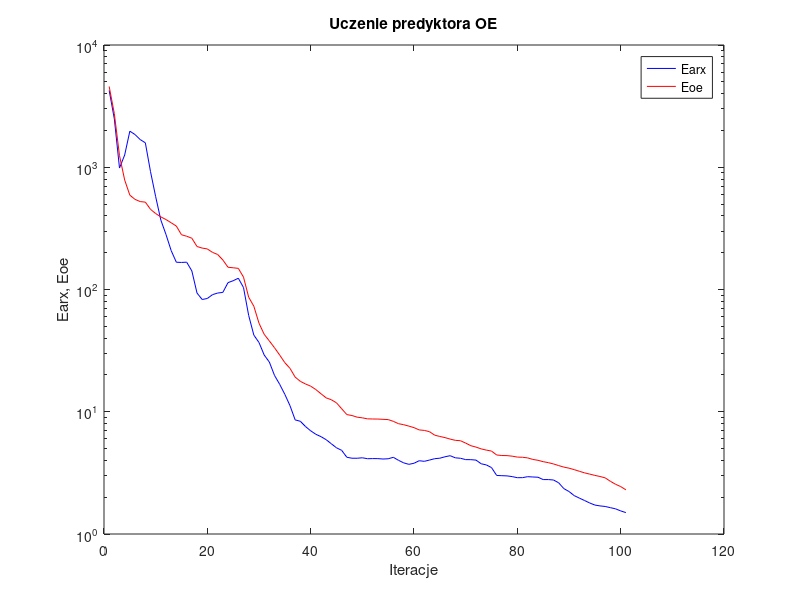
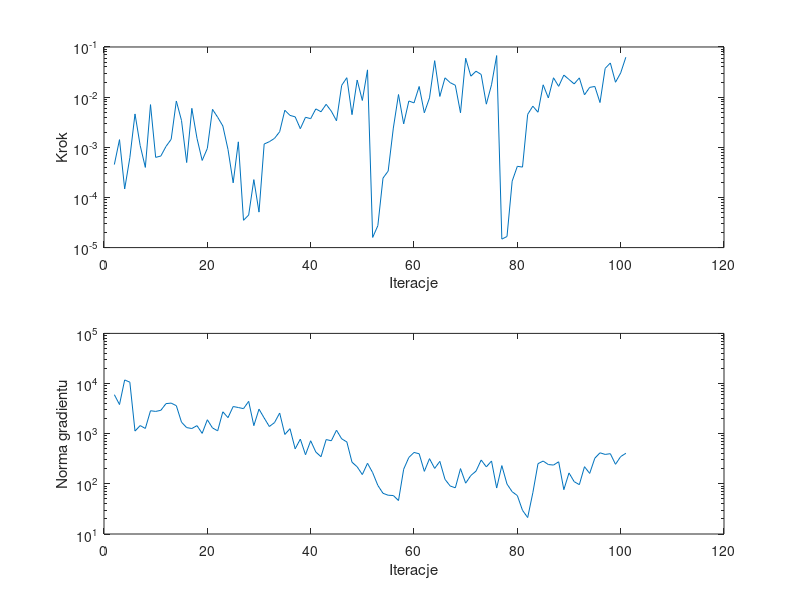

These figures' MATLAB source, in order:
%uczenie predyktora oe
clear all;
n=0; farx(n+1)=4.250370e+003; foe(n+1)=4.575397e+003; wspucz(n+1)=0.000000e+000; ng(n+1)=0.000000e+000;
%odnowa zmiennej metryki
n=1; farx(n+1)=2.483935e+003; foe(n+1)=2.743396e+003; krok(n+1)=4.526501e-004; ng(n+1)=6.001902e+003;
n=2; farx(n+1)=9.850708e+002; foe(n+1)=1.244963e+003; krok(n+1)=1.420248e-003; ng(n+1)=3.814401e+003;
n=3; farx(n+1)=1.259533e+003; foe(n+1)=7.865186e+002; krok(n+1)=1.476158e-004; ng(n+1)=1.179484e+004;
n=4; farx(n+1)=1.973186e+003; foe(n+1)=5.913651e+002; krok(n+1)=6.190058e-004; ng(n+1)=1.064958e+004;
n=5; farx(n+1)=1.851670e+003; foe(n+1)=5.461380e+002; krok(n+1)=4.625835e-003; ng(n+1)=1.128203e+003;
n=6; farx(n+1)=1.685603e+003; foe(n+1)=5.238628e+002; krok(n+1)=1.087346e-003; ng(n+1)=1.452306e+003;
n=7; farx(n+1)=1.584431e+003; foe(n+1)=5.184651e+002; krok(n+1)=3.970634e-004; ng(n+1)=1.272666e+003;
n=8; farx(n+1)=9.216613e+002; foe(n+1)=4.527827e+002; krok(n+1)=7.088910e-003; ng(n+1)=2.868791e+003;
n=9; farx(n+1)=5.743871e+002; foe(n+1)=4.181717e+002; krok(n+1)=6.295194e-004; ng(n+1)=2.781675e+003;
n=10; farx(n+1)=3.698502e+002; foe(n+1)=3.925899e+002; krok(n+1)=6.694872e-004; ng(n+1)=2.922986e+003;
n=11; farx(n+1)=2.816364e+002; foe(n+1)=3.734129e+002; krok(n+1)=1.040544e-003; ng(n+1)=3.978570e+003;
n=12; farx(n+1)=2.081822e+002; foe(n+1)=3.515110e+002; krok(n+1)=1.441974e-003; ng(n+1)=4.073792e+003;
n=13; farx(n+1)=1.671199e+002; foe(n+1)=3.301651e+002; krok(n+1)=8.368557e-003; ng(n+1)=3.617439e+003;
n=14; farx(n+1)=1.664734e+002; foe(n+1)=2.804022e+002; krok(n+1)=3.427028e-003; ng(n+1)=1.696404e+003;
n=15; farx(n+1)=1.673078e+002; foe(n+1)=2.727457e+002; krok(n+1)=4.966995e-004; ng(n+1)=1.323265e+003;
n=16; farx(n+1)=1.419975e+002; foe(n+1)=2.626636e+002; krok(n+1)=5.980899e-003; ng(n+1)=1.268557e+003;
n=17; farx(n+1)=9.356876e+001; foe(n+1)=2.247270e+002; krok(n+1)=1.505777e-003; ng(n+1)=1.448185e+003;
n=18; farx(n+1)=8.284185e+001; foe(n+1)=2.182244e+002; krok(n+1)=5.465324e-004; ng(n+1)=1.015000e+003;
n=19; farx(n+1)=8.444525e+001; foe(n+1)=2.146895e+002; krok(n+1)=9.481985e-004; ng(n+1)=1.896569e+003;
n=20; farx(n+1)=9.075969e+001; foe(n+1)=2.012341e+002; krok(n+1)=5.711090e-003; ng(n+1)=1.302567e+003;
n=21; farx(n+1)=9.356973e+001; foe(n+1)=1.934220e+002; krok(n+1)=3.973217e-003; ng(n+1)=1.140897e+003;
n=22; farx(n+1)=9.467109e+001; foe(n+1)=1.744071e+002; krok(n+1)=2.660052e-003; ng(n+1)=2.733795e+003;
n=23; farx(n+1)=1.138175e+002; foe(n+1)=1.520441e+002; krok(n+1)=9.053002e-004; ng(n+1)=2.089589e+003;
n=24; farx(n+1)=1.179893e+002; foe(n+1)=1.505729e+002; krok(n+1)=1.955288e-004; ng(n+1)=3.482445e+003;
n=25; farx(n+1)=1.236608e+002; foe(n+1)=1.489099e+002; krok(n+1)=1.284363e-003; ng(n+1)=3.326155e+003;
%odnowa zmiennej metryki
n=26; farx(n+1)=1.037942e+002; foe(n+1)=1.262714e+002; krok(n+1)=3.502676e-005; ng(n+1)=3.158162e+003;
n=27; farx(n+1)=6.138487e+001; foe(n+1)=8.656642e+001; krok(n+1)=4.461789e-005; ng(n+1)=4.416948e+003;
n=28; farx(n+1)=4.237537e+001; foe(n+1)=7.296479e+001; krok(n+1)=2.266194e-004; ng(n+1)=1.446813e+003;
n=29; farx(n+1)=3.684173e+001; foe(n+1)=5.299673e+001; krok(n+1)=5.098909e-005; ng(n+1)=3.085390e+003;
n=30; farx(n+1)=2.913738e+001; foe(n+1)=4.302318e+001; krok(n+1)=1.161194e-003; ng(n+1)=2.059076e+003;
n=31; farx(n+1)=2.550154e+001; foe(n+1)=3.795963e+001; krok(n+1)=1.293127e-003; ng(n+1)=1.391039e+003;
n=32; farx(n+1)=1.982557e+001; foe(n+1)=3.339828e+001; krok(n+1)=1.505777e-003; ng(n+1)=1.664181e+003;
n=33; farx(n+1)=1.677169e+001; foe(n+1)=2.909699e+001; krok(n+1)=2.043687e-003; ng(n+1)=2.582224e+003;
n=34; farx(n+1)=1.387983e+001; foe(n+1)=2.520607e+001; krok(n+1)=5.478088e-003; ng(n+1)=9.650274e+002;
n=35; farx(n+1)=1.120833e+001; foe(n+1)=2.263860e+001; krok(n+1)=4.323984e-003; ng(n+1)=1.258991e+003;
n=36; farx(n+1)=8.577846e+000; foe(n+1)=1.920577e+001; krok(n+1)=4.047652e-003; ng(n+1)=4.985344e+002;
n=37; farx(n+1)=8.357068e+000; foe(n+1)=1.773051e+001; krok(n+1)=2.349366e-003; ng(n+1)=7.802424e+002;
n=38; farx(n+1)=7.570653e+000; foe(n+1)=1.687598e+001; krok(n+1)=3.965892e-003; ng(n+1)=3.804657e+002;
n=39; farx(n+1)=6.985262e+000; foe(n+1)=1.619229e+001; krok(n+1)=3.721397e-003; ng(n+1)=7.234492e+002;
n=40; farx(n+1)=6.542448e+000; foe(n+1)=1.518954e+001; krok(n+1)=5.829556e-003; ng(n+1)=4.306223e+002;
n=41; farx(n+1)=6.255664e+000; foe(n+1)=1.403090e+001; krok(n+1)=5.107684e-003; ng(n+1)=3.476820e+002;
n=42; farx(n+1)=5.907409e+000; foe(n+1)=1.298975e+001; krok(n+1)=7.191676e-003; ng(n+1)=7.642274e+002;
n=43; farx(n+1)=5.470647e+000; foe(n+1)=1.253939e+001; krok(n+1)=5.242823e-003; ng(n+1)=7.226554e+002;
n=44; farx(n+1)=5.070353e+000; foe(n+1)=1.182498e+001; krok(n+1)=3.376031e-003; ng(n+1)=1.173676e+003;
n=45; farx(n+1)=4.833390e+000; foe(n+1)=1.058445e+001; krok(n+1)=1.715934e-002; ng(n+1)=7.904877e+002;
n=46; farx(n+1)=4.243908e+000; foe(n+1)=9.477002e+000; krok(n+1)=2.440235e-002; ng(n+1)=6.849680e+002;
n=47; farx(n+1)=4.167393e+000; foe(n+1)=9.315241e+000; krok(n+1)=4.473296e-003; ng(n+1)=2.702138e+002;
n=48; farx(n+1)=4.165903e+000; foe(n+1)=9.028375e+000; krok(n+1)=2.191235e-002; ng(n+1)=2.187094e+002;
n=49; farx(n+1)=4.202090e+000; foe(n+1)=8.918162e+000; krok(n+1)=8.580693e-003; ng(n+1)=1.531942e+002;
n=50; farx(n+1)=4.128849e+000; foe(n+1)=8.746960e+000; krok(n+1)=3.497807e-002; ng(n+1)=2.572809e+002;
%odnowa zmiennej metryki
n=51; farx(n+1)=4.138260e+000; foe(n+1)=8.725278e+000; krok(n+1)=1.595012e-005; ng(n+1)=1.671830e+002;
n=52; farx(n+1)=4.136130e+000; foe(n+1)=8.714789e+000; krok(n+1)=2.733737e-005; ng(n+1)=9.313175e+001;
n=53; farx(n+1)=4.105584e+000; foe(n+1)=8.671640e+000; krok(n+1)=2.431917e-004; ng(n+1)=6.478989e+001;
n=54; farx(n+1)=4.125400e+000; foe(n+1)=8.627255e+000; krok(n+1)=3.355212e-004; ng(n+1)=5.929872e+001;
n=55; farx(n+1)=4.239935e+000; foe(n+1)=8.347258e+000; krok(n+1)=2.419456e-003; ng(n+1)=5.850153e+001;
n=56; farx(n+1)=4.006266e+000; foe(n+1)=7.987062e+000; krok(n+1)=1.127471e-002; ng(n+1)=4.648731e+001;
n=57; farx(n+1)=3.820199e+000; foe(n+1)=7.835809e+000; krok(n+1)=2.929274e-003; ng(n+1)=1.957220e+002;
n=58; farx(n+1)=3.713644e+000; foe(n+1)=7.630619e+000; krok(n+1)=8.378898e-003; ng(n+1)=3.360347e+002;
n=59; farx(n+1)=3.790435e+000; foe(n+1)=7.415241e+000; krok(n+1)=7.680234e-003; ng(n+1)=4.227521e+002;
n=60; farx(n+1)=3.975446e+000; foe(n+1)=7.102720e+000; krok(n+1)=1.631060e-002; ng(n+1)=3.982643e+002;
n=61; farx(n+1)=3.931471e+000; foe(n+1)=7.036104e+000; krok(n+1)=4.874671e-003; ng(n+1)=1.774307e+002;
n=62; farx(n+1)=4.026355e+000; foe(n+1)=6.871652e+000; krok(n+1)=9.659422e-003; ng(n+1)=3.180495e+002;
n=63; farx(n+1)=4.130584e+000; foe(n+1)=6.434560e+000; krok(n+1)=5.335388e-002; ng(n+1)=2.031410e+002;
n=64; farx(n+1)=4.169369e+000; foe(n+1)=6.279880e+000; krok(n+1)=1.032555e-002; ng(n+1)=2.808796e+002;
n=65; farx(n+1)=4.283132e+000; foe(n+1)=6.145284e+000; krok(n+1)=2.426108e-002; ng(n+1)=1.229837e+002;
n=66; farx(n+1)=4.370452e+000; foe(n+1)=5.974294e+000; krok(n+1)=1.945154e-002; ng(n+1)=9.067692e+001;
n=67; farx(n+1)=4.198452e+000; foe(n+1)=5.837328e+000; krok(n+1)=1.725161e-002; ng(n+1)=8.335480e+001;
n=68; farx(n+1)=4.163924e+000; foe(n+1)=5.793086e+000; krok(n+1)=4.872032e-003; ng(n+1)=2.014420e+002;
n=69; farx(n+1)=4.059975e+000; foe(n+1)=5.539770e+000; krok(n+1)=5.962927e-002; ng(n+1)=1.031590e+002;
n=70; farx(n+1)=4.056689e+000; foe(n+1)=5.276823e+000; krok(n+1)=2.617232e-002; ng(n+1)=1.467907e+002;
n=71; farx(n+1)=4.023043e+000; foe(n+1)=5.138860e+000; krok(n+1)=3.285344e-002; ng(n+1)=1.792657e+002;
n=72; farx(n+1)=3.754543e+000; foe(n+1)=4.969777e+000; krok(n+1)=2.835564e-002; ng(n+1)=2.988322e+002;
n=73; farx(n+1)=3.673182e+000; foe(n+1)=4.856491e+000; krok(n+1)=7.242402e-003; ng(n+1)=2.179206e+002;
n=74; farx(n+1)=3.494981e+000; foe(n+1)=4.768860e+000; krok(n+1)=1.761298e-002; ng(n+1)=2.857780e+002;
n=75; farx(n+1)=3.012825e+000; foe(n+1)=4.429328e+000; krok(n+1)=6.736795e-002; ng(n+1)=8.247511e+001;
%odnowa zmiennej metryki
n=76; farx(n+1)=2.999726e+000; foe(n+1)=4.386485e+000; krok(n+1)=1.476242e-005; ng(n+1)=2.312379e+002;
n=77; farx(n+1)=2.988313e+000; foe(n+1)=4.377485e+000; krok(n+1)=1.663763e-005; ng(n+1)=9.903109e+001;
n=78; farx(n+1)=2.947929e+000; foe(n+1)=4.332041e+000; krok(n+1)=2.114007e-004; ng(n+1)=6.969002e+001;
n=79; farx(n+1)=2.887689e+000; foe(n+1)=4.257592e+000; krok(n+1)=4.175751e-004; ng(n+1)=5.837171e+001;
n=80; farx(n+1)=2.890530e+000; foe(n+1)=4.243596e+000; krok(n+1)=4.029366e-004; ng(n+1)=2.965652e+001;
n=81; farx(n+1)=2.944344e+000; foe(n+1)=4.192909e+000; krok(n+1)=4.534550e-003; ng(n+1)=2.129354e+001;
n=82; farx(n+1)=2.926614e+000; foe(n+1)=4.073184e+000; krok(n+1)=6.607631e-003; ng(n+1)=6.636907e+001;
n=83; farx(n+1)=2.913168e+000; foe(n+1)=4.007435e+000; krok(n+1)=5.000456e-003; ng(n+1)=2.528200e+002;
n=84; farx(n+1)=2.787380e+000; foe(n+1)=3.905737e+000; krok(n+1)=1.761298e-002; ng(n+1)=2.847580e+002;
n=85; farx(n+1)=2.787861e+000; foe(n+1)=3.834628e+000; krok(n+1)=9.630946e-003; ng(n+1)=2.426483e+002;
n=86; farx(n+1)=2.765702e+000; foe(n+1)=3.741380e+000; krok(n+1)=2.432476e-002; ng(n+1)=2.369230e+002;
n=87; farx(n+1)=2.623807e+000; foe(n+1)=3.628416e+000; krok(n+1)=1.640862e-002; ng(n+1)=2.754253e+002;
n=88; farx(n+1)=2.351148e+000; foe(n+1)=3.525687e+000; krok(n+1)=2.753897e-002; ng(n+1)=7.653651e+001;
n=89; farx(n+1)=2.226328e+000; foe(n+1)=3.455669e+000; krok(n+1)=2.251094e-002; ng(n+1)=1.651209e+002;
n=90; farx(n+1)=2.061602e+000; foe(n+1)=3.362450e+000; krok(n+1)=1.835014e-002; ng(n+1)=1.106143e+002;
n=91; farx(n+1)=1.966825e+000; foe(n+1)=3.259212e+000; krok(n+1)=2.421456e-002; ng(n+1)=9.638155e+001;
n=92; farx(n+1)=1.880000e+000; foe(n+1)=3.165032e+000; krok(n+1)=1.111520e-002; ng(n+1)=2.198994e+002;
n=93; farx(n+1)=1.794208e+000; foe(n+1)=3.090211e+000; krok(n+1)=1.564303e-002; ng(n+1)=1.614265e+002;
n=94; farx(n+1)=1.725470e+000; foe(n+1)=3.016356e+000; krok(n+1)=1.633292e-002; ng(n+1)=3.251107e+002;
n=95; farx(n+1)=1.697735e+000; foe(n+1)=2.954493e+000; krok(n+1)=7.801084e-003; ng(n+1)=4.160083e+002;
n=96; farx(n+1)=1.679545e+000; foe(n+1)=2.879486e+000; krok(n+1)=3.743558e-002; ng(n+1)=3.861292e+002;
n=97; farx(n+1)=1.642369e+000; foe(n+1)=2.699961e+000; krok(n+1)=4.799811e-002; ng(n+1)=3.993621e+002;
n=98; farx(n+1)=1.607143e+000; foe(n+1)=2.552860e+000; krok(n+1)=1.979909e-002; ng(n+1)=2.453151e+002;
n=99; farx(n+1)=1.545253e+000; foe(n+1)=2.443374e+000; krok(n+1)=3.039725e-002; ng(n+1)=3.497814e+002;
n=100; farx(n+1)=1.496893e+000; foe(n+1)=2.299590e+000; krok(n+1)=6.247411e-002; ng(n+1)=4.061880e+002;

figure; semilogy(farx,'b'); hold on; semilogy(foe,'r'); xlabel('Iteracje'); ylabel('Earx, Eoe'); legend('Earx','Eoe'); title('Uczenie predyktora OE');
figure; subplot(2,1,1); semilogy(krok); xlabel('Iteracje'); ylabel('Krok');
subplot(2,1,2); semilogy(ng); xlabel('Iteracje'); ylabel('Norma gradientu');
Earx=farx(n+1)
Eoe=foe(n+1)
